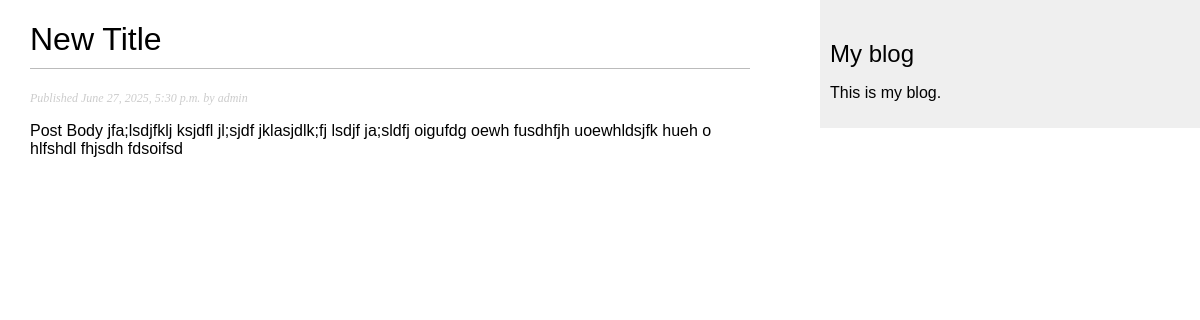
Page /blog/3/ on the committed database.
### blog/models.py (models this page shows, shortened)
class Post(models.Model):
    class Status(models.TextChoices):
        DRAFT = "DF", "Draft"
        PUBLISHED = "PB", "Published"
    title = models.CharField(max_length=250)
    slug = models.SlugField(max_length=250)
    body = models.TextField()
    author = models.ForeignKey(
        settings.AUTH_USER_MODEL,
        on_delete=models.CASCADE,
        related_name="blog_posts",
    )
    publish = models.DateTimeField(default=timezone.now)
    created = models.DateTimeField(auto_now_add=True)
    updated = models.DateTimeField(auto_now=True)
    status = models.CharField(
        max_length=2,
        choices=Status,
        default=Status.DRAFT,
    )
    objects = models.Manager() # default manager
    published = PublishedManager() # Our custom manager
    class Meta:
        ordering = ["-publish"]
        indexes = [
            models.Index(fields=["-publish"]),
        ]

### blog/views.py (the view)
# urls.py: path("<int:id>/", views.post_detail, name="post_detail"),
def post_detail(request, id):
    post = get_object_or_404(
        Post,
        id=id,
        status=Post.Status.PUBLISHED,
    )
    return render(
        request,
        "blog/post/detail.html",
        {"post": post},
    )

### blog/templates/blog/post/detail.html (shortened to what this page needs)
{% extends "blog/base.html" %}
{% block content %}
  <h1>{{ post.title }}</h1>
  <p class="date">
    Published {{ post.publish }} by {{ post.author }}
  </p>
  {{ post.body|linebreaks }}
{% endblock %}

### blog/static/css/blog.css (style rules this page uses)
body { margin:0; padding:0; font-family:helvetica, sans-serif; }
h1 { font-weight:normal; border-bottom:1px solid #bbb; padding:0 0 10px 0; }
p.date { color:#ccc; font-family: georgia, serif; font-size: 12px; font-style: italic; }

### rows in the picture
Post: title "New Title", publish "June 27, 2025, 5:30 p.m.", author "admin", body "Post Body jfa;lsdjfklj ksjdfl jl;sjdf jklasjdlk;fj lsdjf ja;sldfj oigufdg oewh fusdhfjh uoewhldsjfk hueh o hlfshdl fhjsdh fdsoifsd"
